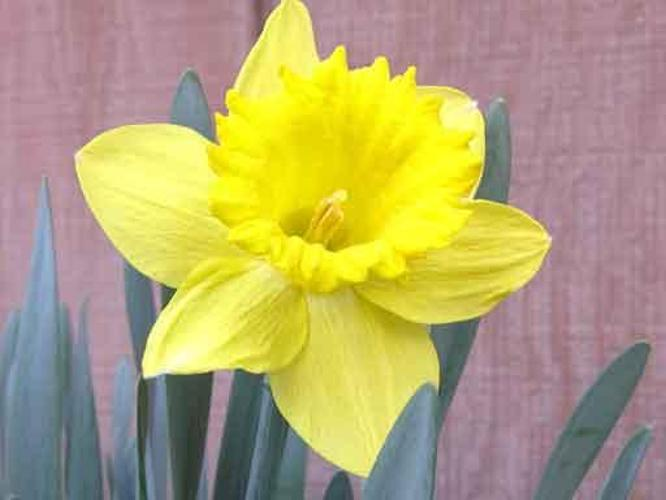
#> input picture Dataset/input_images/easy/easy_1.jpg, 666 x 500 px
$ python helper.py
#> lines starting #> are read from the running program, lines starting #| are printed output that depends on the picture; pictures that were not available may be replaced by others from this repository, and a replacement may not be noted
import cv2 as cv
import os

# Get the absolute path to the directory containing the current script
current_dir = os.path.dirname(os.path.abspath(__file__))

# Define relative paths to input and output directories
input_rel_path = "../Dataset/input_images/"
output_rel_path = "../output_images/"

# Create absolute paths by joining the current directory with the relative paths
input_abs_path = os.path.join(current_dir, input_rel_path)
output_abs_path = os.path.join(current_dir, output_rel_path)

# Load images using absolute paths
easy1_image = cv.imread(os.path.join(input_abs_path, "easy/easy_1.jpg"))
#> easy1_image is the input picture: shape (500, 666, 3); mean B, G, R 113.4, 165.4, 178.9
easy2_image = cv.imread(os.path.join(input_abs_path, "easy/easy_2.jpg"))
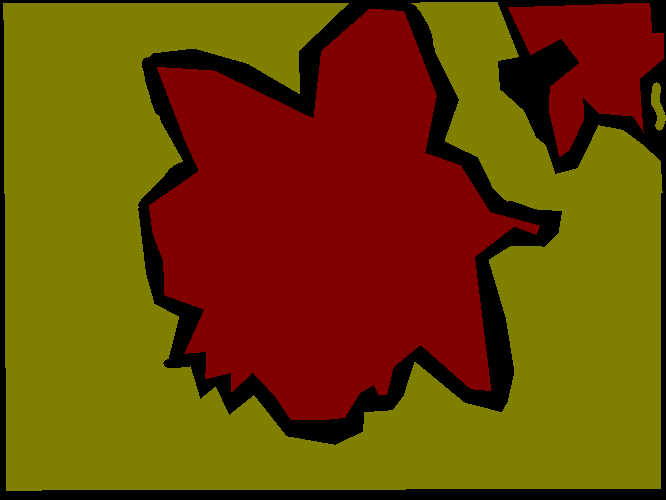
#> input picture Dataset/ground_truths/easy/easy_2.png, 666 x 500 px, given in place of easy_2.jpg, which was not available
#> easy2_image is the input picture: shape (500, 666, 3); mean B, G, R 0, 67.8, 109.3
easy3_image = cv.imread(os.path.join(input_abs_path, "easy/easy_3.jpg"))
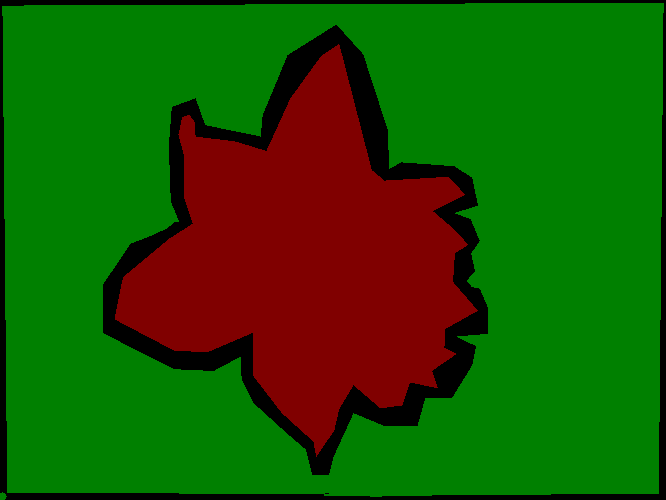
#> input picture Dataset/ground_truths/easy/easy_3.png, 666 x 500 px, given in place of easy_3.jpg, which was not available
#> easy3_image is the input picture: shape (500, 666, 3); mean B, G, R 0, 85.8, 28.8
medium1_image = cv.imread(os.path.join(input_abs_path, "medium/medium_1.jpg"))
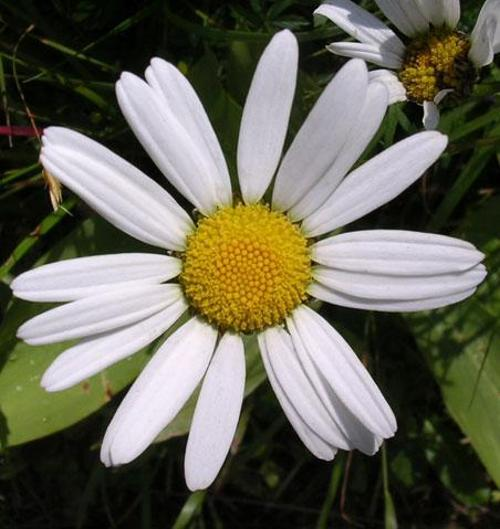
#> input picture Dataset/input_images/medium/medium_1.jpg, 500 x 529 px
#> medium1_image is the input picture: shape (529, 500, 3); mean B, G, R 88.3, 102.5, 103.8
medium2_image = cv.imread(os.path.join(input_abs_path, "medium/medium_2.jpg"))
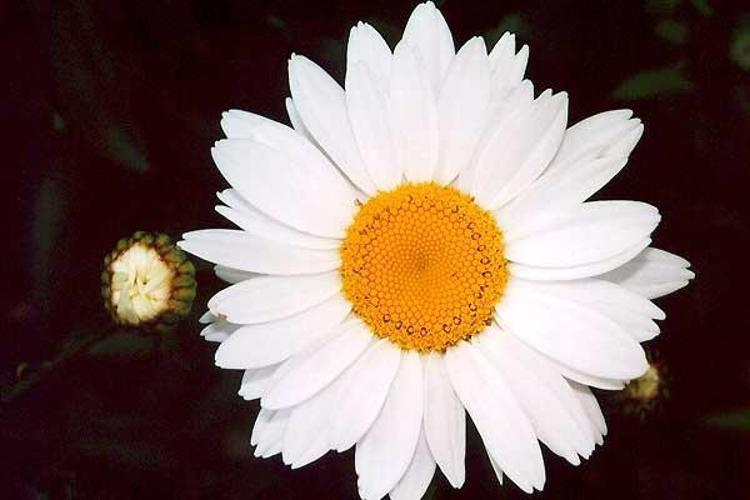
#> input picture Dataset/input_images/medium/medium_2.jpg, 750 x 500 px
#> medium2_image is the input picture: shape (500, 750, 3); mean B, G, R 96.1, 102.5, 123.6
medium3_image = cv.imread(os.path.join(input_abs_path, "medium/medium_3.jpg"))
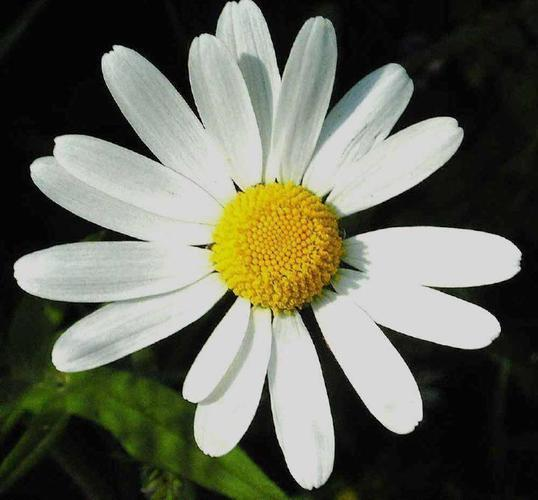
#> input picture Dataset/input_images/medium/medium_3.jpg, 538 x 500 px
#> medium3_image is the input picture: shape (500, 538, 3); mean B, G, R 89.3, 103.2, 101.2
hard1_image = cv.imread(os.path.join(input_abs_path, "hard/hard_1.jpg"))
hard2_image = cv.imread(os.path.join(input_abs_path, "hard/hard_2.jpg"))
hard3_image = cv.imread(os.path.join(input_abs_path, "hard/hard_3.jpg"))

# Create image map with absolute paths
imageMap = {
    "easy1": easy1_image,
    "easy2": easy2_image,
    "easy3": easy3_image,
    "medium1": medium1_image,
    "medium2": medium2_image,
    "medium3": medium3_image,
    "hard1": hard1_image,
    "hard2": hard2_image,
    "hard3": hard3_image,
}
